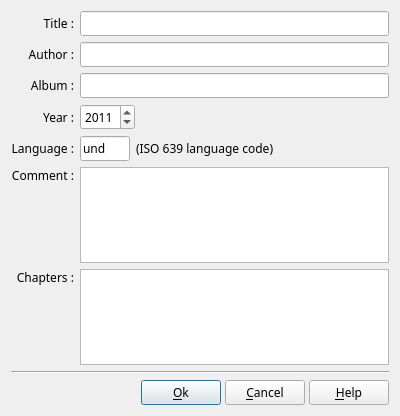
<?xml version="1.0" encoding="UTF-8"?>
<ui version="4.0">
 <class>DlgffDPjrProperties</class>
 <widget class="QDialog" name="DlgffDPjrProperties">
  <property name="geometry">
   <rect>
    <x>0</x>
    <y>0</y>
    <width>400</width>
    <height>416</height>
   </rect>
  </property>
  <property name="font">
   <font>
    <family>Sans Serif</family>
   </font>
  </property>
  <property name="windowTitle">
   <string>Project properties</string>
  </property>
  <layout class="QVBoxLayout" name="verticalLayout">
   <item>
    <layout class="QGridLayout" name="gridLayout">
     <item row="0" column="0">
      <widget class="QLabel" name="label">
       <property name="text">
        <string>Title :</string>
       </property>
       <property name="alignment">
        <set>Qt::AlignRight|Qt::AlignTrailing|Qt::AlignVCenter</set>
       </property>
      </widget>
     </item>
     <item row="0" column="1">
      <widget class="QLineEdit" name="TitleED">
       <property name="maxLength">
        <number>30</number>
       </property>
      </widget>
     </item>
     <item row="1" column="0">
      <widget class="QLabel" name="label_2">
       <property name="text">
        <string>Author :</string>
       </property>
       <property name="alignment">
        <set>Qt::AlignRight|Qt::AlignTrailing|Qt::AlignVCenter</set>
       </property>
      </widget>
     </item>
     <item row="2" column="0">
      <widget class="QLabel" name="label_3">
       <property name="text">
        <string>Album :</string>
       </property>
       <property name="alignment">
        <set>Qt::AlignRight|Qt::AlignTrailing|Qt::AlignVCenter</set>
       </property>
      </widget>
     </item>
     <item row="3" column="0">
      <widget class="QLabel" name="label_4">
       <property name="text">
        <string>Year :</string>
       </property>
       <property name="alignment">
        <set>Qt::AlignRight|Qt::AlignTrailing|Qt::AlignVCenter</set>
       </property>
      </widget>
     </item>
     <item row="1" column="1">
      <widget class="QLineEdit" name="AuthorED">
       <property name="maxLength">
        <number>30</number>
       </property>
      </widget>
     </item>
     <item row="2" column="1">
      <widget class="QLineEdit" name="AlbumED">
       <property name="maxLength">
        <number>30</number>
       </property>
      </widget>
     </item>
     <item row="3" column="1">
      <widget class="QSpinBox" name="YearED">
       <property name="sizePolicy">
        <sizepolicy hsizetype="Fixed" vsizetype="Fixed">
         <horstretch>0</horstretch>
         <verstretch>0</verstretch>
        </sizepolicy>
       </property>
       <property name="minimum">
        <number>1970</number>
       </property>
       <property name="maximum">
        <number>2050</number>
       </property>
       <property name="value">
        <number>2011</number>
       </property>
      </widget>
     </item>
     <item row="5" column="1">
      <widget class="QPlainTextEdit" name="CommentED">
       <property name="lineWrapMode">
        <enum>QPlainTextEdit::NoWrap</enum>
       </property>
      </widget>
     </item>
     <item row="4" column="0">
      <widget class="QLabel" name="label_7">
       <property name="text">
        <string>Language :</string>
       </property>
       <property name="alignment">
        <set>Qt::AlignRight|Qt::AlignTrailing|Qt::AlignVCenter</set>
       </property>
      </widget>
     </item>
     <item row="4" column="1">
      <layout class="QHBoxLayout" name="horizontalLayout_10">
       <property name="margin">
        <number>0</number>
       </property>
       <item>
        <widget class="QLineEdit" name="LanguageED">
         <property name="sizePolicy">
          <sizepolicy hsizetype="Fixed" vsizetype="Fixed">
           <horstretch>0</horstretch>
           <verstretch>0</verstretch>
          </sizepolicy>
         </property>
         <property name="minimumSize">
          <size>
           <width>50</width>
           <height>0</height>
          </size>
         </property>
         <property name="maximumSize">
          <size>
           <width>50</width>
           <height>16777215</height>
          </size>
         </property>
         <property name="text">
          <string>und</string>
         </property>
         <property name="maxLength">
          <number>3</number>
         </property>
        </widget>
       </item>
       <item>
        <widget class="QLabel" name="label_6">
         <property name="text">
          <string>(ISO 639 language code)</string>
         </property>
        </widget>
       </item>
      </layout>
     </item>
     <item row="5" column="0">
      <widget class="QLabel" name="label_5">
       <property name="text">
        <string>Comment :</string>
       </property>
       <property name="alignment">
        <set>Qt::AlignRight|Qt::AlignTop|Qt::AlignTrailing</set>
       </property>
      </widget>
     </item>
     <item row="6" column="0">
      <widget class="QLabel" name="label_8">
       <property name="text">
        <string>Chapters :</string>
       </property>
       <property name="alignment">
        <set>Qt::AlignRight|Qt::AlignTop|Qt::AlignTrailing</set>
       </property>
      </widget>
     </item>
     <item row="6" column="1">
      <widget class="QTableWidget" name="ChapterTable"/>
     </item>
    </layout>
   </item>
   <item>
    <widget class="Line" name="line">
     <property name="orientation">
      <enum>Qt::Horizontal</enum>
     </property>
    </widget>
   </item>
   <item>
    <layout class="QHBoxLayout" name="horizontalLayout">
     <property name="spacing">
      <number>4</number>
     </property>
     <item>
      <spacer name="horizontalSpacer">
       <property name="orientation">
        <enum>Qt::Horizontal</enum>
       </property>
       <property name="sizeHint" stdset="0">
        <size>
         <width>40</width>
         <height>20</height>
        </size>
       </property>
      </spacer>
     </item>
     <item>
      <widget class="QPushButton" name="OkBt">
       <property name="toolTip">
        <string>Accept modification and exit dialog box</string>
       </property>
       <property name="text">
        <string>&amp;Ok</string>
       </property>
       <property name="icon">
        <iconset>
         <normaloff>img/action_ok.png</normaloff>img/action_ok.png</iconset>
       </property>
      </widget>
     </item>
     <item>
      <widget class="QPushButton" name="CancelBt">
       <property name="toolTip">
        <string>Cancel modification and exit dialog box</string>
       </property>
       <property name="text">
        <string>&amp;Cancel</string>
       </property>
       <property name="icon">
        <iconset>
         <normaloff>img/action_cancel.png</normaloff>img/action_cancel.png</iconset>
       </property>
      </widget>
     </item>
     <item>
      <widget class="QPushButton" name="HelpBT">
       <property name="toolTip">
        <string>Open help page describing this dialog box</string>
       </property>
       <property name="text">
        <string>&amp;Help</string>
       </property>
       <property name="icon">
        <iconset>
         <normaloff>img/help.png</normaloff>img/help.png</iconset>
       </property>
       <property name="shortcut">
        <string>F1</string>
       </property>
      </widget>
     </item>
    </layout>
   </item>
  </layout>
 </widget>
 <resources/>
 <connections/>
</ui>
